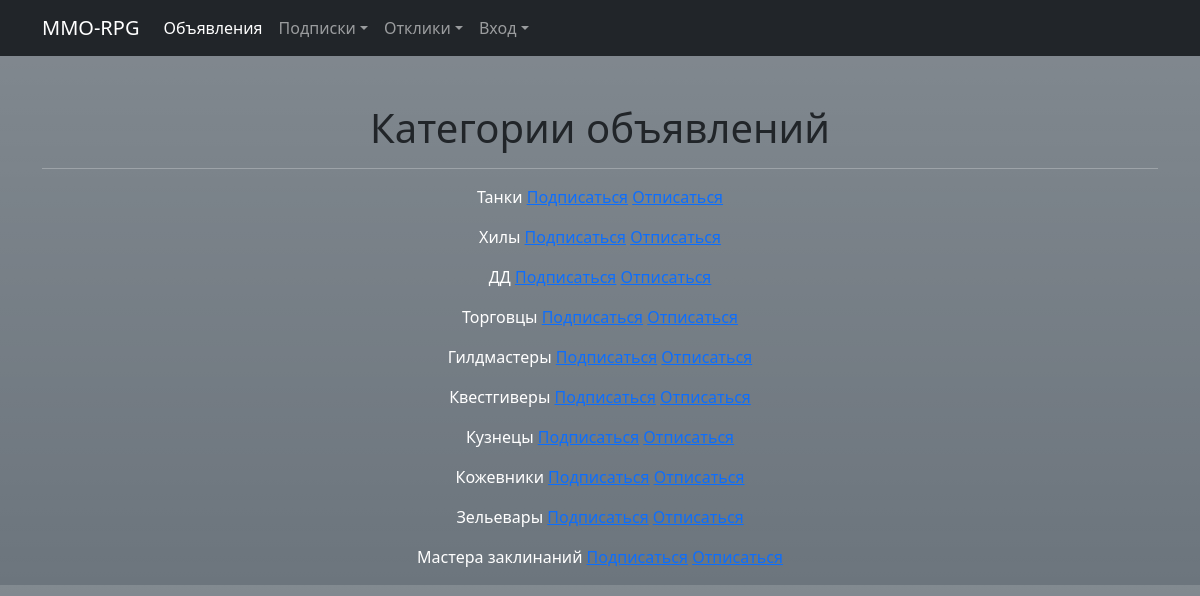
The app's page /board/categories (signed in) with its own data.
### webapp/models.py (models this page shows)
class Category(models.Model):
    TANKS = 'TA'
    HEALERS = 'HE'
    DD = 'DD'
    MERCHANTS = 'ME'
    GUILD_MASTERS = 'GM'
    QUEST_GIVERS = 'QG'
    BLACKSMITHS = 'BL'
    TANNERS = 'TN'
    POTION_MAKERS = 'PM'
    SPELL_MASTERS = 'SM'
    CATEGORY_NAME_CHOICES = [
        (TANKS, 'Танки'),
        (HEALERS, 'Хилы'),
        (DD, 'ДД'),
        (MERCHANTS, 'Торговцы'),
        (GUILD_MASTERS, 'Гилдмастеры'),
        (QUEST_GIVERS, 'Квестгиверы'),
        (BLACKSMITHS, 'Кузнецы'),
        (TANNERS, 'Кожевники'),
        (POTION_MAKERS, 'Зельевары'),
        (SPELL_MASTERS, 'Мастера заклинаний'),
    ]
    categoryName = models.CharField(max_length=2, choices=CATEGORY_NAME_CHOICES)
    subscribers = models.ManyToManyField(User, blank=True)
    def __str__(self):
        return self.get_categoryName_display()

### webapp/views.py (the view)
# urls.py: path('categories', CategoryList.as_view()),
class CategoryList(LoginRequiredMixin, ListView):
    model = Category
    template_name = 'category_list.html'
    context_object_name = 'categories'

### templates/category_list.html (shortened to what this page needs)
{% extends 'default.html' %}
{% block content %}
    <h1  class=" text-dark" >Категории объявлений</h1>
    <hr>
    {%  if categories %}
        {% for category in categories %}
            <p>
                {{ category }}
                <a href="{% url 'subscribe' category.id %}">Подписаться</a>
                <a href="{% url 'unsubscribe' category.id %}">Отписаться</a>
            </p>
        {% endfor %}
    {% else %}
        <h2 class=" text-dark">Категорий нет!</h2>
    {% endif %}
{% endblock content %}

### templates/default.html (shortened to what this page needs)
{% load static %}
<!DOCTYPE html>
<html lang="ru">
    <head>
        <link href="{% static 'css/styles.css' %}" rel="stylesheet" />
    </head>
    <body class="bg-secondary bg-gradient text-white ">
        <nav class="navbar navbar-expand-lg navbar-dark bg-dark">
            <div class="container">
                <a class="navbar-brand" href="/">MMO-RPG</a>
                <div class="collapse navbar-collapse" id="navbarSupportedContent">
                    <ul class="navbar-nav ">
                        <li class="nav-item"><a class="nav-link active" aria-current="page" href="/board/posts">Объявления</a></li>
                        <li class="nav-item dropdown">
                            <a class="nav-link dropdown-toggle" id="navDropdownSub" href="#" role="button" data-bs-toggle="dropdown" aria-expanded="false">Подписки</a>
                        </li>
                        <li class="nav-item dropdown">
                            <a class="nav-link dropdown-toggle" id="navDropdown1" href="#" role="button" data-bs-toggle="dropdown" aria-expanded="false">Отклики</a>
                        </li>
                        <li class="nav-item dropdown">
                            <a class="nav-link dropdown-toggle" id="navbarDropdown" href="#" role="button" data-bs-toggle="dropdown" aria-expanded="false">Вход</a>
                        </li>
                    </ul>
                </div>
            </div>
        </nav>
        <div class="container">
            <div class="text-center mt-5">
                {% block content %}
                {% endblock content %}
            </div>
        </div>
    </body>
</html>

### records on screen
Category: categoryName "Танки"
Category: categoryName "Хилы"
Category: categoryName "ДД"
Category: categoryName "Торговцы"
Category: categoryName "Гилдмастеры"
Category: categoryName "Квестгиверы"
Category: categoryName "Кузнецы"
Category: categoryName "Кожевники"
Category: categoryName "Зельевары"
Category: categoryName "Мастера заклинаний"
